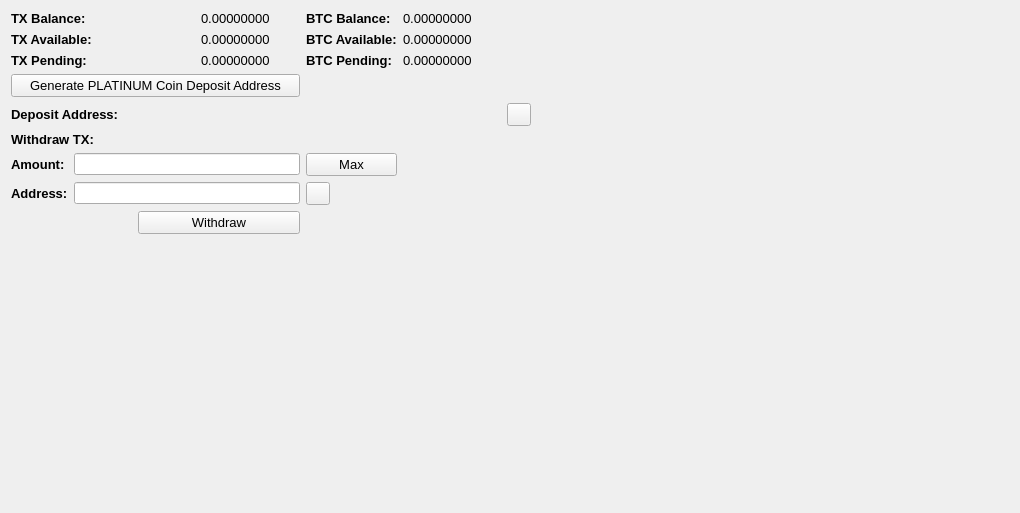
     <widget class="QWidget" name="BalanceTab">
      <attribute name="title">
       <string>Balance</string>
      </attribute>
      <layout class="QGridLayout" name="gridLayout_2">
       <item row="0" column="0" colspan="2">
        <widget class="QLabel" name="label_11">
         <property name="font">
          <font>
           <pointsize>10</pointsize>
           <weight>75</weight>
           <bold>true</bold>
          </font>
         </property>
         <property name="text">
          <string>TX Balance:</string>
         </property>
        </widget>
       </item>
       <item row="0" column="3">
        <widget class="QLabel" name="TXBalanceLabel">
         <property name="font">
          <font>
           <pointsize>10</pointsize>
          </font>
         </property>
         <property name="text">
          <string>0.00000000</string>
         </property>
         <property name="textInteractionFlags">
          <set>Qt::LinksAccessibleByMouse|Qt::TextSelectableByMouse</set>
         </property>
        </widget>
       </item>
       <item row="0" column="4">
        <widget class="QLabel" name="label_12">
         <property name="font">
          <font>
           <pointsize>10</pointsize>
           <weight>75</weight>
           <bold>true</bold>
          </font>
         </property>
         <property name="text">
          <string>BTC Balance:</string>
         </property>
        </widget>
       </item>
       <item row="0" column="5">
        <widget class="QLabel" name="BitcoinBalanceLabel">
         <property name="font">
          <font>
           <pointsize>10</pointsize>
          </font>
         </property>
         <property name="text">
          <string>0.00000000</string>
         </property>
         <property name="textInteractionFlags">
          <set>Qt::LinksAccessibleByMouse|Qt::TextSelectableByMouse</set>
         </property>
        </widget>
       </item>
       <item row="0" column="7" rowspan="10">
        <spacer name="horizontalSpacer_4">
         <property name="orientation">
          <enum>Qt::Horizontal</enum>
         </property>
         <property name="sizeHint" stdset="0">
          <size>
           <width>478</width>
           <height>488</height>
          </size>
         </property>
        </spacer>
       </item>
       <item row="1" column="0" colspan="2">
        <widget class="QLabel" name="label_13">
         <property name="font">
          <font>
           <pointsize>10</pointsize>
           <weight>75</weight>
           <bold>true</bold>
          </font>
         </property>
         <property name="text">
          <string>TX Available:</string>
         </property>
        </widget>
       </item>
       <item row="1" column="3">
        <widget class="QLabel" name="TXAvailableLabel_2">
         <property name="font">
          <font>
           <pointsize>10</pointsize>
          </font>
         </property>
         <property name="text">
          <string>0.00000000</string>
         </property>
         <property name="textInteractionFlags">
          <set>Qt::LinksAccessibleByMouse|Qt::TextSelectableByMouse</set>
         </property>
        </widget>
       </item>
       <item row="1" column="4">
        <widget class="QLabel" name="label_15">
         <property name="font">
          <font>
           <pointsize>10</pointsize>
           <weight>75</weight>
           <bold>true</bold>
          </font>
         </property>
         <property name="text">
          <string>BTC Available:</string>
         </property>
        </widget>
       </item>
       <item row="1" column="5">
        <widget class="QLabel" name="BitcoinAvailableLabel">
         <property name="font">
          <font>
           <pointsize>10</pointsize>
          </font>
         </property>
         <property name="text">
          <string>0.00000000</string>
         </property>
         <property name="textInteractionFlags">
          <set>Qt::LinksAccessibleByMouse|Qt::TextSelectableByMouse</set>
         </property>
        </widget>
       </item>
       <item row="2" column="0" colspan="2">
        <widget class="QLabel" name="label_14">
         <property name="font">
          <font>
           <pointsize>10</pointsize>
           <weight>75</weight>
           <bold>true</bold>
          </font>
         </property>
         <property name="text">
          <string>TX Pending:</string>
         </property>
        </widget>
       </item>
       <item row="2" column="3">
        <widget class="QLabel" name="TXPendingLabel">
         <property name="font">
          <font>
           <pointsize>10</pointsize>
          </font>
         </property>
         <property name="text">
          <string>0.00000000</string>
         </property>
         <property name="textInteractionFlags">
          <set>Qt::LinksAccessibleByMouse|Qt::TextSelectableByMouse</set>
         </property>
        </widget>
       </item>
       <item row="2" column="4">
        <widget class="QLabel" name="label_31">
         <property name="font">
          <font>
           <pointsize>10</pointsize>
           <weight>75</weight>
           <bold>true</bold>
          </font>
         </property>
         <property name="text">
          <string>BTC Pending:</string>
         </property>
        </widget>
       </item>
       <item row="2" column="5">
        <widget class="QLabel" name="BitcoinPendingLabel">
         <property name="font">
          <font>
           <pointsize>10</pointsize>
          </font>
         </property>
         <property name="text">
          <string>0.00000000</string>
         </property>
         <property name="textInteractionFlags">
          <set>Qt::LinksAccessibleByMouse|Qt::TextSelectableByMouse</set>
         </property>
        </widget>
       </item>
       <item row="3" column="0" colspan="4">
        <widget class="QPushButton" name="GenDepositBTN">
         <property name="font">
          <font>
           <pointsize>10</pointsize>
          </font>
         </property>
         <property name="text">
          <string>Generate PLATINUM Coin Deposit Address</string>
         </property>
        </widget>
       </item>
       <item row="4" column="0" colspan="3">
        <widget class="QLabel" name="label_33">
         <property name="font">
          <font>
           <pointsize>10</pointsize>
           <weight>75</weight>
           <bold>true</bold>
          </font>
         </property>
         <property name="text">
          <string>Deposit Address:</string>
         </property>
        </widget>
       </item>
       <item row="4" column="3" colspan="3">
        <widget class="QLabel" name="DepositAddressLabel">
         <property name="minimumSize">
          <size>
           <width>300</width>
           <height>0</height>
          </size>
         </property>
         <property name="palette">
          <palette>
           <active>
            <colorrole role="WindowText">
             <brush brushstyle="SolidPattern">
              <color alpha="255">
               <red>0</red>
               <green>0</green>
               <blue>0</blue>
              </color>
             </brush>
            </colorrole>
            <colorrole role="Text">
             <brush brushstyle="SolidPattern">
              <color alpha="255">
               <red>0</red>
               <green>0</green>
               <blue>255</blue>
              </color>
             </brush>
            </colorrole>
           </active>
           <inactive>
            <colorrole role="WindowText">
             <brush brushstyle="SolidPattern">
              <color alpha="255">
               <red>0</red>
               <green>0</green>
               <blue>0</blue>
              </color>
             </brush>
            </colorrole>
            <colorrole role="Text">
             <brush brushstyle="SolidPattern">
              <color alpha="255">
               <red>0</red>
               <green>0</green>
               <blue>255</blue>
              </color>
             </brush>
            </colorrole>
           </inactive>
           <disabled>
            <colorrole role="WindowText">
             <brush brushstyle="SolidPattern">
              <color alpha="255">
               <red>120</red>
               <green>120</green>
               <blue>120</blue>
              </color>
             </brush>
            </colorrole>
            <colorrole role="Text">
             <brush brushstyle="SolidPattern">
              <color alpha="255">
               <red>120</red>
               <green>120</green>
               <blue>120</blue>
              </color>
             </brush>
            </colorrole>
           </disabled>
          </palette>
         </property>
         <property name="font">
          <font>
           <pointsize>10</pointsize>
           <weight>75</weight>
           <bold>true</bold>
          </font>
         </property>
         <property name="text">
          <string/>
         </property>
         <property name="alignment">
          <set>Qt::AlignRight|Qt::AlignTrailing|Qt::AlignVCenter</set>
         </property>
         <property name="textInteractionFlags">
          <set>Qt::LinksAccessibleByMouse|Qt::TextSelectableByKeyboard|Qt::TextSelectableByMouse</set>
         </property>
        </widget>
       </item>
       <item row="4" column="6">
        <widget class="QToolButton" name="DepositCopyButton">
         <property name="toolTip">
          <string>Copy to clipboard</string>
         </property>
         <property name="text">
          <string/>
         </property>
         <property name="icon">
          <iconset resource="../bitcoin.qrc">
           <normaloff>:/icons/editcopy</normaloff>:/icons/editcopy</iconset>
         </property>
         <property name="shortcut">
          <string>Alt+P</string>
         </property>
        </widget>
       </item>
       <item row="5" column="0" colspan="2">
        <widget class="QLabel" name="label_34">
         <property name="font">
          <font>
           <pointsize>10</pointsize>
           <weight>75</weight>
           <bold>true</bold>
          </font>
         </property>
         <property name="text">
          <string>Withdraw TX:</string>
         </property>
        </widget>
       </item>
       <item row="6" column="0">
        <widget class="QLabel" name="label_26">
         <property name="font">
          <font>
           <pointsize>10</pointsize>
           <weight>75</weight>
           <bold>true</bold>
          </font>
         </property>
         <property name="text">
          <string>Amount:</string>
         </property>
        </widget>
       </item>
       <item row="6" column="1" colspan="3">
        <widget class="QLineEdit" name="WithdrawUnitsInput">
         <property name="font">
          <font>
           <pointsize>9</pointsize>
           <weight>75</weight>
           <bold>true</bold>
          </font>
         </property>
         <property name="text">
          <string/>
         </property>
        </widget>
       </item>
       <item row="6" column="4">
        <widget class="QPushButton" name="Withdraw_Max_Amount">
         <property name="font">
          <font>
           <pointsize>10</pointsize>
          </font>
         </property>
         <property name="text">
          <string>Max</string>
         </property>
        </widget>
       </item>
       <item row="7" column="0">
        <widget class="QLabel" name="label_10">
         <property name="font">
          <font>
           <pointsize>10</pointsize>
           <weight>75</weight>
           <bold>true</bold>
          </font>
         </property>
         <property name="text">
          <string>Address:</string>
         </property>
        </widget>
       </item>
       <item row="7" column="1" colspan="3">
        <widget class="QLineEdit" name="WithdrawAddress">
         <property name="font">
          <font>
           <pointsize>9</pointsize>
           <weight>75</weight>
           <bold>true</bold>
          </font>
         </property>
        </widget>
       </item>
       <item row="7" column="4">
        <widget class="QToolButton" name="WithdrawPasteButton">
         <property name="toolTip">
          <string>Paste from clipboard</string>
         </property>
         <property name="text">
          <string/>
         </property>
         <property name="icon">
          <iconset resource="../bitcoin.qrc">
           <normaloff>:/icons/editpaste</normaloff>:/icons/editpaste</iconset>
         </property>
         <property name="shortcut">
          <string>Alt+P</string>
         </property>
        </widget>
       </item>
       <item row="8" column="2" colspan="2">
        <widget class="QPushButton" name="WithdrawUnitsBtn">
         <property name="font">
          <font>
           <pointsize>10</pointsize>
          </font>
         </property>
         <property name="text">
          <string>Withdraw</string>
         </property>
        </widget>
       </item>
       <item row="9" column="0" colspan="6">
        <spacer name="verticalSpacer">
         <property name="orientation">
          <enum>Qt::Vertical</enum>
         </property>
         <property name="sizeHint" stdset="0">
          <size>
           <width>428</width>
           <height>262</height>
          </size>
         </property>
        </spacer>
       </item>
      </layout>
      <zorder>label_31</zorder>
      <zorder>label_15</zorder>
      <zorder>label_12</zorder>
      <zorder>label_14</zorder>
      <zorder>label_13</zorder>
      <zorder>label_11</zorder>
      <zorder>BitcoinBalanceLabel</zorder>
      <zorder>TXBalanceLabel</zorder>
      <zorder>TXAvailableLabel_2</zorder>
      <zorder>TXPendingLabel</zorder>
      <zorder>BitcoinAvailableLabel</zorder>
      <zorder>BitcoinPendingLabel</zorder>
      <zorder>label_33</zorder>
      <zorder>GenDepositBTN</zorder>
      <zorder>DepositAddressLabel</zorder>
      <zorder>Withdraw_Max_Amount</zorder>
      <zorder>label_34</zorder>
      <zorder>WithdrawUnitsInput</zorder>
      <zorder>label_10</zorder>
      <zorder>label_26</zorder>
      <zorder>WithdrawAddress</zorder>
      <zorder>WithdrawUnitsBtn</zorder>
      <zorder>horizontalSpacer_4</zorder>
      <zorder>verticalSpacer</zorder>
      <zorder>WithdrawPasteButton</zorder>
      <zorder>DepositCopyButton</zorder>
     </widget>
